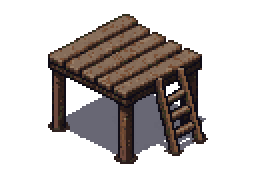
#> input picture docs/art-review/outpost-fable/landmarks-retry/watch-platform-rejected-1.png, 128 x 96 px, found by its file name (shown 2 times larger)
$ python mask-platform.py
#> lines starting #> are read from the running program, lines starting #| are printed output that depends on the picture
from PIL import Image
src="docs/art-review/outpost-fable/landmarks-retry/watch-platform-rejected-1.png"
im=Image.open(src).convert("RGBA"); px=im.load(); w,h=im.size
#> further down, im is the input picture: PIL image 128x96 RGBA; mean R, G, B, A 28, 22.9, 21.2, 83
#> after `w, h = im.size`: w = 128; h = 96
removed=0
for y in range(h):
    for x in range(w):
        r,g,b,a=px[x,y]
        if a==0: continue
        lum=r*.299+g*.587+b*.114
        # pale lavender-grey ground slab: low saturation, bluish, lum 88-125
        if lum>=86 and lum<=128 and b>=r-2 and b>=g and max(r,g,b)-min(r,g,b)<=22:
            px[x,y]=(0,0,0,0); removed+=1
#> after the loop, removed = 900
opaque=sum(1 for y in range(h) for x in range(w) if px[x,y][3]>0)
#> opaque = 3098
print("removed",removed,"opaque",opaque,"%.1f%%"%(100*opaque/(w*h)))
#| removed 900 opaque 3098 25.2%
im.save("/home/ghiankylledomingo/.claude/jobs/718d9a29/tmp/ref/watch-platform-masked.png")
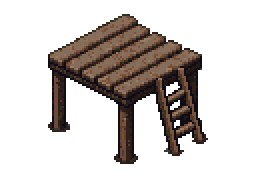
#> saved as watch-platform-masked.png: PIL image 128x96 RGBA (shown 2 times larger); mean R, G, B, A 20.4, 15.3, 12.7, 64.3; transparent parts drawn white
big=Image.new("RGBA",(w*4*2+16,h*4),(52,58,50,255))
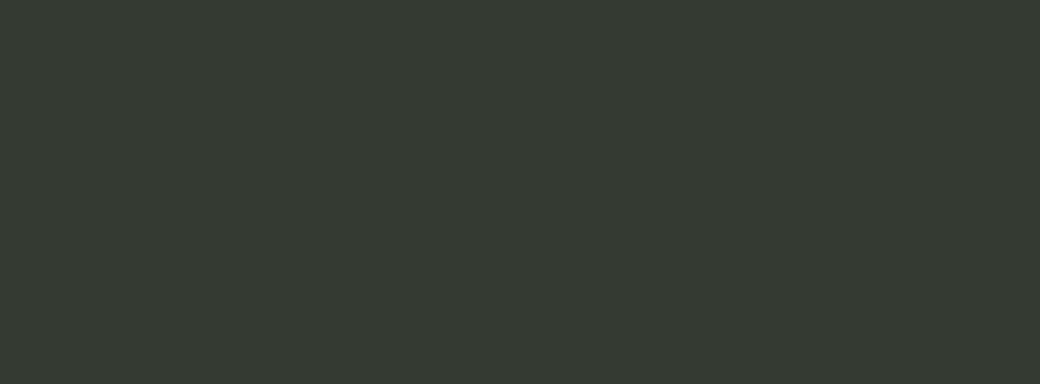
#> big: PIL image 1040x384 RGBA; mean R, G, B, A 52, 58, 50, 255
big.alpha_composite(Image.open(src).convert("RGBA").resize((w*4,h*4),Image.NEAREST),(0,0))
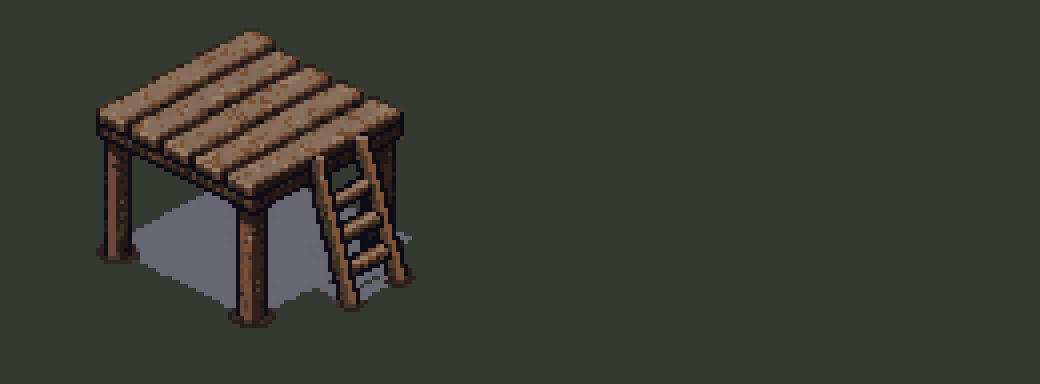
#> big: PIL image 1040x384 RGBA; mean R, G, B, A 57.5, 60, 52.4, 255
big.alpha_composite(im.resize((w*4,h*4),Image.NEAREST),(w*4+16,0))
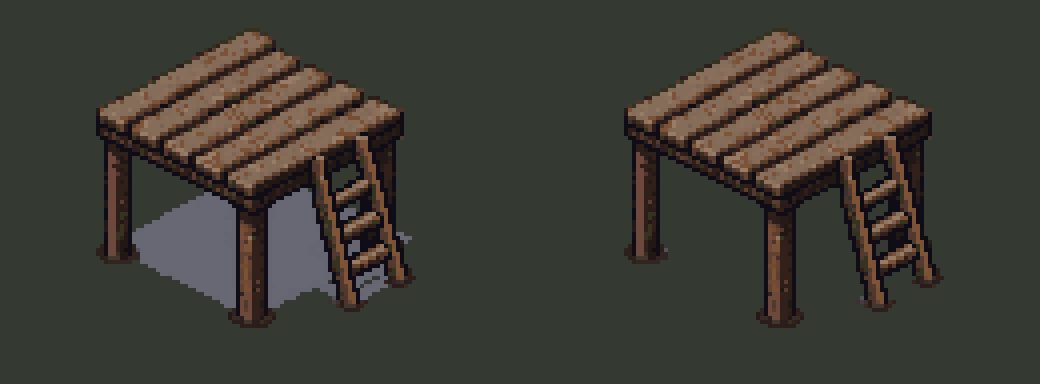
#> big: PIL image 1040x384 RGBA; mean R, G, B, A 61.1, 60.3, 52.5, 255
big.save("/home/ghiankylledomingo/.claude/jobs/718d9a29/tmp/ref/watch-platform-mask-contact.png")
